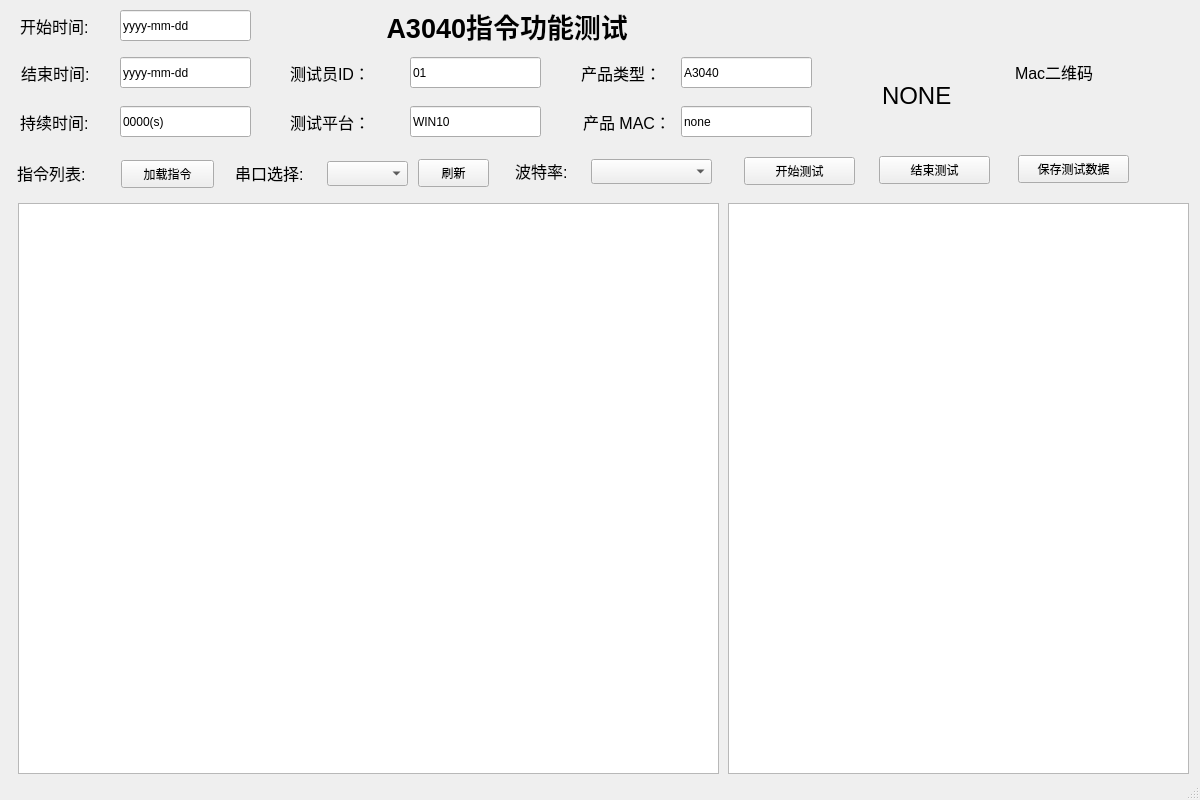
<?xml version="1.0" encoding="UTF-8"?>
<ui version="4.0">
 <class>wnd_attest</class>
 <widget class="QMainWindow" name="wnd_attest">
  <property name="geometry">
   <rect>
    <x>0</x>
    <y>0</y>
    <width>1200</width>
    <height>800</height>
   </rect>
  </property>
  <property name="windowTitle">
   <string>指令验证测试</string>
  </property>
  <widget class="QWidget" name="centralwidget">
   <widget class="QLabel" name="label">
    <property name="geometry">
     <rect>
      <x>17</x>
      <y>157</y>
      <width>111</width>
      <height>31</height>
     </rect>
    </property>
    <property name="font">
     <font>
      <pointsize>12</pointsize>
     </font>
    </property>
    <property name="text">
     <string>指令列表:</string>
    </property>
   </widget>
   <widget class="QTableView" name="tableView">
    <property name="geometry">
     <rect>
      <x>18</x>
      <y>203</y>
      <width>701</width>
      <height>571</height>
     </rect>
    </property>
   </widget>
   <widget class="QPushButton" name="btnLoad">
    <property name="geometry">
     <rect>
      <x>121</x>
      <y>160</y>
      <width>93</width>
      <height>28</height>
     </rect>
    </property>
    <property name="text">
     <string>加载指令</string>
    </property>
   </widget>
   <widget class="QLabel" name="label_2">
    <property name="geometry">
     <rect>
      <x>235</x>
      <y>157</y>
      <width>91</width>
      <height>31</height>
     </rect>
    </property>
    <property name="font">
     <font>
      <pointsize>12</pointsize>
     </font>
    </property>
    <property name="text">
     <string>串口选择:</string>
    </property>
   </widget>
   <widget class="QComboBox" name="cmbNumSlt">
    <property name="geometry">
     <rect>
      <x>327</x>
      <y>161</y>
      <width>81</width>
      <height>25</height>
     </rect>
    </property>
   </widget>
   <widget class="QPushButton" name="btnComFresh">
    <property name="geometry">
     <rect>
      <x>418</x>
      <y>159</y>
      <width>71</width>
      <height>28</height>
     </rect>
    </property>
    <property name="text">
     <string>刷新</string>
    </property>
   </widget>
   <widget class="QLabel" name="label_3">
    <property name="geometry">
     <rect>
      <x>515</x>
      <y>155</y>
      <width>81</width>
      <height>31</height>
     </rect>
    </property>
    <property name="font">
     <font>
      <pointsize>12</pointsize>
     </font>
    </property>
    <property name="text">
     <string>波特率:</string>
    </property>
   </widget>
   <widget class="QComboBox" name="cmbBaudrateSlt">
    <property name="geometry">
     <rect>
      <x>591</x>
      <y>159</y>
      <width>121</width>
      <height>25</height>
     </rect>
    </property>
   </widget>
   <widget class="QPushButton" name="btnTestAll">
    <property name="geometry">
     <rect>
      <x>744</x>
      <y>157</y>
      <width>111</width>
      <height>28</height>
     </rect>
    </property>
    <property name="text">
     <string>开始测试</string>
    </property>
   </widget>
   <widget class="QPushButton" name="btnSaveData">
    <property name="geometry">
     <rect>
      <x>1018</x>
      <y>155</y>
      <width>111</width>
      <height>28</height>
     </rect>
    </property>
    <property name="text">
     <string>保存测试数据</string>
    </property>
   </widget>
   <widget class="QLabel" name="label_4">
    <property name="geometry">
     <rect>
      <x>20</x>
      <y>10</y>
      <width>91</width>
      <height>31</height>
     </rect>
    </property>
    <property name="font">
     <font>
      <pointsize>12</pointsize>
     </font>
    </property>
    <property name="text">
     <string>开始时间:</string>
    </property>
   </widget>
   <widget class="QLineEdit" name="edtStrtTime">
    <property name="geometry">
     <rect>
      <x>120</x>
      <y>10</y>
      <width>131</width>
      <height>31</height>
     </rect>
    </property>
    <property name="text">
     <string>yyyy-mm-dd</string>
    </property>
    <property name="maxLength">
     <number>20</number>
    </property>
   </widget>
   <widget class="QLabel" name="label_5">
    <property name="geometry">
     <rect>
      <x>21</x>
      <y>57</y>
      <width>91</width>
      <height>31</height>
     </rect>
    </property>
    <property name="font">
     <font>
      <pointsize>12</pointsize>
     </font>
    </property>
    <property name="text">
     <string>结束时间:</string>
    </property>
   </widget>
   <widget class="QLineEdit" name="edtEndTime">
    <property name="geometry">
     <rect>
      <x>120</x>
      <y>57</y>
      <width>131</width>
      <height>31</height>
     </rect>
    </property>
    <property name="text">
     <string>yyyy-mm-dd</string>
    </property>
    <property name="maxLength">
     <number>20</number>
    </property>
   </widget>
   <widget class="QLabel" name="label_6">
    <property name="geometry">
     <rect>
      <x>20</x>
      <y>106</y>
      <width>91</width>
      <height>31</height>
     </rect>
    </property>
    <property name="font">
     <font>
      <pointsize>12</pointsize>
     </font>
    </property>
    <property name="text">
     <string>持续时间:</string>
    </property>
   </widget>
   <widget class="QLineEdit" name="edtDurTime">
    <property name="geometry">
     <rect>
      <x>120</x>
      <y>106</y>
      <width>131</width>
      <height>31</height>
     </rect>
    </property>
    <property name="text">
     <string>0000(s)</string>
    </property>
    <property name="maxLength">
     <number>20</number>
    </property>
   </widget>
   <widget class="QLabel" name="label_7">
    <property name="geometry">
     <rect>
      <x>290</x>
      <y>57</y>
      <width>91</width>
      <height>31</height>
     </rect>
    </property>
    <property name="font">
     <font>
      <pointsize>12</pointsize>
     </font>
    </property>
    <property name="text">
     <string>测试员ID：</string>
    </property>
   </widget>
   <widget class="QLineEdit" name="edtJobId">
    <property name="geometry">
     <rect>
      <x>410</x>
      <y>57</y>
      <width>131</width>
      <height>31</height>
     </rect>
    </property>
    <property name="text">
     <string>01</string>
    </property>
    <property name="maxLength">
     <number>20</number>
    </property>
   </widget>
   <widget class="QLabel" name="label_8">
    <property name="geometry">
     <rect>
      <x>290</x>
      <y>106</y>
      <width>91</width>
      <height>31</height>
     </rect>
    </property>
    <property name="font">
     <font>
      <pointsize>12</pointsize>
     </font>
    </property>
    <property name="text">
     <string>测试平台：</string>
    </property>
   </widget>
   <widget class="QLineEdit" name="edtTestPlat">
    <property name="geometry">
     <rect>
      <x>410</x>
      <y>106</y>
      <width>131</width>
      <height>31</height>
     </rect>
    </property>
    <property name="text">
     <string>WIN10</string>
    </property>
    <property name="maxLength">
     <number>20</number>
    </property>
   </widget>
   <widget class="QLabel" name="label_9">
    <property name="geometry">
     <rect>
      <x>581</x>
      <y>57</y>
      <width>91</width>
      <height>31</height>
     </rect>
    </property>
    <property name="font">
     <font>
      <pointsize>12</pointsize>
     </font>
    </property>
    <property name="text">
     <string>产品类型：</string>
    </property>
   </widget>
   <widget class="QLineEdit" name="edtModelType">
    <property name="geometry">
     <rect>
      <x>681</x>
      <y>57</y>
      <width>131</width>
      <height>31</height>
     </rect>
    </property>
    <property name="text">
     <string>A3040</string>
    </property>
    <property name="maxLength">
     <number>20</number>
    </property>
   </widget>
   <widget class="QLabel" name="label_10">
    <property name="geometry">
     <rect>
      <x>583</x>
      <y>106</y>
      <width>91</width>
      <height>31</height>
     </rect>
    </property>
    <property name="font">
     <font>
      <pointsize>12</pointsize>
     </font>
    </property>
    <property name="text">
     <string>产品 MAC：</string>
    </property>
   </widget>
   <widget class="QLineEdit" name="edtMacAddr">
    <property name="geometry">
     <rect>
      <x>681</x>
      <y>106</y>
      <width>131</width>
      <height>31</height>
     </rect>
    </property>
    <property name="text">
     <string>none</string>
    </property>
    <property name="maxLength">
     <number>20</number>
    </property>
   </widget>
   <widget class="QLabel" name="lblTitle">
    <property name="geometry">
     <rect>
      <x>290</x>
      <y>10</y>
      <width>501</width>
      <height>31</height>
     </rect>
    </property>
    <property name="font">
     <font>
      <family>Arial</family>
      <pointsize>20</pointsize>
      <weight>75</weight>
      <bold>true</bold>
     </font>
    </property>
    <property name="text">
     <string>             A3040指令功能测试</string>
    </property>
   </widget>
   <widget class="QLabel" name="lblTestRlt">
    <property name="geometry">
     <rect>
      <x>882</x>
      <y>80</y>
      <width>91</width>
      <height>31</height>
     </rect>
    </property>
    <property name="font">
     <font>
      <family>Arial</family>
      <pointsize>18</pointsize>
      <weight>50</weight>
      <bold>false</bold>
     </font>
    </property>
    <property name="text">
     <string>NONE</string>
    </property>
   </widget>
   <widget class="QPushButton" name="btnEndTest">
    <property name="geometry">
     <rect>
      <x>879</x>
      <y>156</y>
      <width>111</width>
      <height>28</height>
     </rect>
    </property>
    <property name="text">
     <string>结束测试</string>
    </property>
   </widget>
   <widget class="QTextEdit" name="edtHint">
    <property name="geometry">
     <rect>
      <x>728</x>
      <y>203</y>
      <width>461</width>
      <height>571</height>
     </rect>
    </property>
   </widget>
   <widget class="QLabel" name="lblQrcode">
    <property name="geometry">
     <rect>
      <x>1015</x>
      <y>26</y>
      <width>131</width>
      <height>91</height>
     </rect>
    </property>
    <property name="font">
     <font>
      <pointsize>12</pointsize>
     </font>
    </property>
    <property name="text">
     <string>Mac二维码</string>
    </property>
   </widget>
  </widget>
  <widget class="QMenuBar" name="menubar">
   <property name="geometry">
    <rect>
     <x>0</x>
     <y>0</y>
     <width>1200</width>
     <height>26</height>
    </rect>
   </property>
  </widget>
  <widget class="QStatusBar" name="statusbar"/>
 </widget>
 <resources/>
 <connections/>
</ui>
